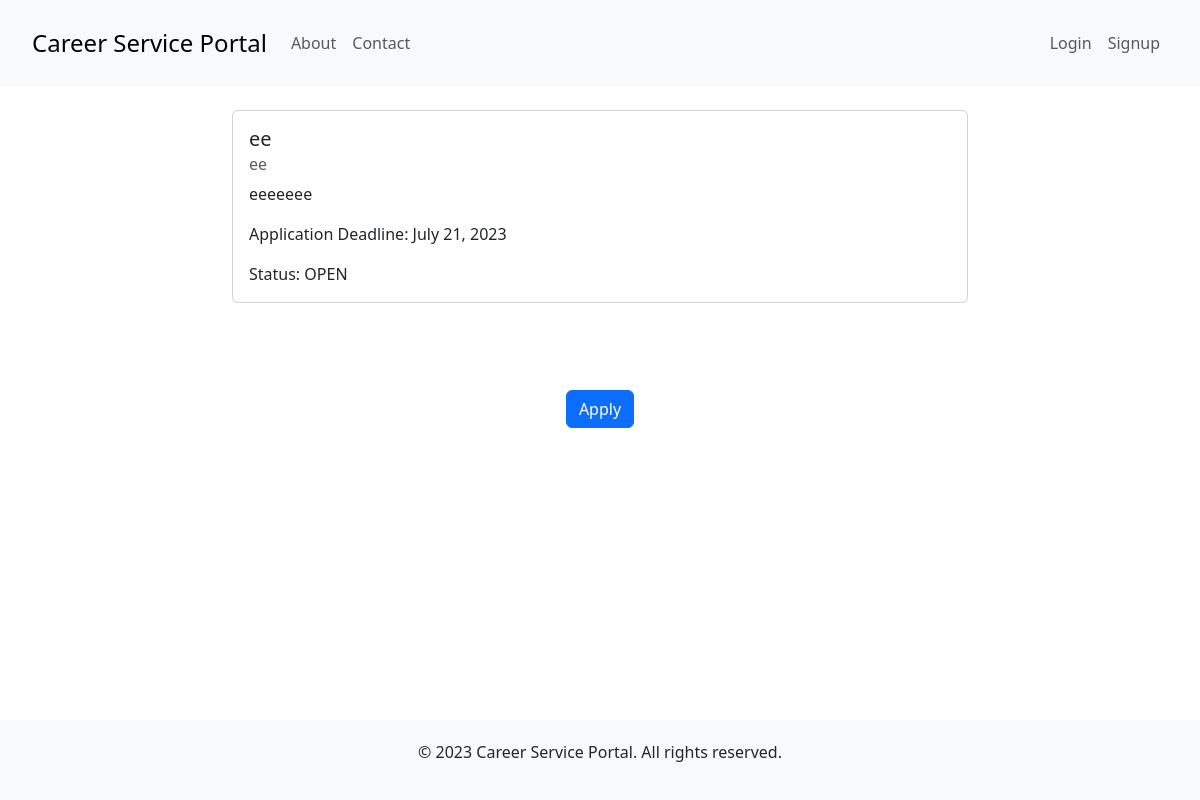
The app's page /candidates/job/2 with its own data.
### employer/models.py (models this page shows)
class Job(models.Model):
    position=models.CharField(max_length=255)
    description = models.TextField()
    applicationDeadline = models.DateField()
    status=models.CharField(max_length=255)
    employer = models.ForeignKey(Employer, on_delete=models.CASCADE)

class Employer(models.Model):
    userID = models.ForeignKey(User, on_delete=models.CASCADE)
    companyName = models.CharField(max_length=255)
    companyEmail = models.EmailField()
    firstName = models.CharField(max_length=255)
    lastName = models.CharField(max_length=255)
    phone = models.CharField(max_length=255)

### candidate/views.py (the view)
# urls.py: path('job/<int:pk>', views.view_Job, name="view job")
def view_Job(request, pk):
    c = checkLogin(request)
    try:
        job = Job.objects.filter(id=pk)[0]
    except Exception:
        return HttpResponseRedirect('/candidates/viewJobsTemplate.html')
    context = {
        'candidate': c,
        'job': job
    }
    return render(request, "candidates/viewJobTemplate.html", context)

### candidate/views.py (called while the page is built)
def checkLogin(request):
    if 'c_id' in request.session:
        id = request.session['c_id']
        try:
            c = Candidate.objects.filter(id=id)[0]
            return c
        except Exception:
            return HttpResponseRedirect('')
    else:
        return HttpResponseRedirect('')

### templates/candidates/ViewJobTemplate.html
{% extends "shared/base.html" %}
{% block content %}
<div class="container">
  <div class="row justify-content-center">
    <div class="col-md-8">
      <div class="card mt-4">
        <div class="card-body">
          <h5 class="card-title">{{ job.position }}</h5>
          <h6 class="card-subtitle mb-2 text-muted">{{ job.employer.companyName }}</h6>
          <p class="card-text">{{ job.description }}</p>
          <p class="card-text">Application Deadline: {{ job.applicationDeadline }}</p>
          <p class="card-text">Status: {{ job.status }}</p>
        </div>
      </div>
    </div>
  </div>
</div>
<div class="container mt-4">
  <div class="row justify-content-center">
    <div class="col-md-8 text-center">
      <a href="apply/{{job.id}}" class="btn btn-primary">Apply</a>
    </div>
  </div>
</div>
{% endblock %}

### templates/shared/base.html (style rules this page uses)
html, body { height: 100%; }
body { display: flex; flex-direction: column; }
.container { flex: 1; }

### records on screen
Job: position "ee", employer.companyName "ee", description "eeeeeee", applicationDeadline "July 21, 2023", status "OPEN"
